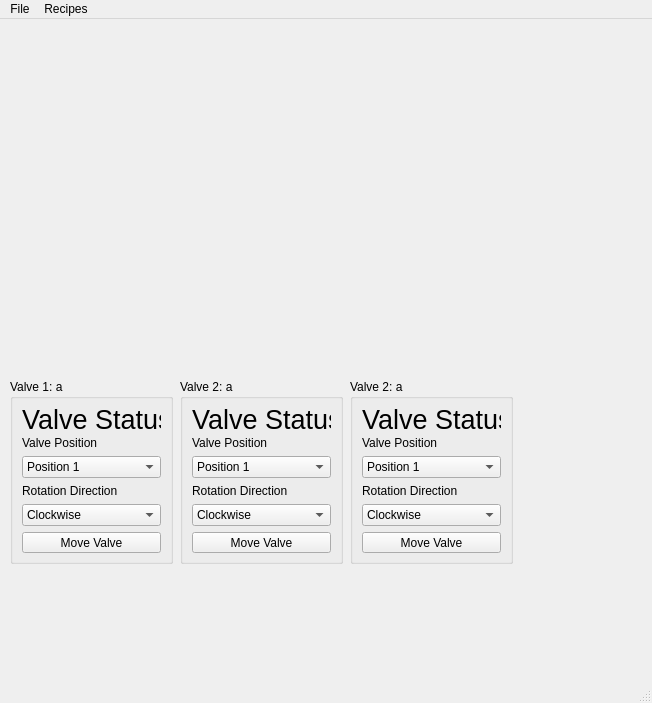
<?xml version="1.0" encoding="UTF-8"?>
<ui version="4.0">
 <class>MainWindow</class>
 <widget class="QMainWindow" name="MainWindow">
  <property name="geometry">
   <rect>
    <x>0</x>
    <y>0</y>
    <width>652</width>
    <height>703</height>
   </rect>
  </property>
  <property name="windowTitle">
   <string>MainWindow</string>
  </property>
  <widget class="QWidget" name="centralwidget">
   <widget class="QGroupBox" name="valve1Box">
    <property name="geometry">
     <rect>
      <x>10</x>
      <y>360</y>
      <width>163</width>
      <height>185</height>
     </rect>
    </property>
    <property name="title">
     <string>Valve 1: a</string>
    </property>
    <layout class="QVBoxLayout" name="verticalLayout">
     <item>
      <widget class="QLabel" name="valve1StatusLabel">
       <property name="font">
        <font>
         <pointsize>20</pointsize>
        </font>
       </property>
       <property name="text">
        <string>Valve Status</string>
       </property>
      </widget>
     </item>
     <item>
      <widget class="QLabel" name="valve1PositionLabel">
       <property name="text">
        <string>Valve Position</string>
       </property>
      </widget>
     </item>
     <item>
      <widget class="QComboBox" name="valve1desiredPosition">
       <item>
        <property name="text">
         <string>Position 1</string>
        </property>
       </item>
      </widget>
     </item>
     <item>
      <widget class="QLabel" name="valve1RotationDirection">
       <property name="text">
        <string>Rotation Direction</string>
       </property>
      </widget>
     </item>
     <item>
      <widget class="QComboBox" name="valve1desiredDirection">
       <item>
        <property name="text">
         <string>Clockwise</string>
        </property>
       </item>
       <item>
        <property name="text">
         <string>Counter Clockwise</string>
        </property>
       </item>
      </widget>
     </item>
     <item>
      <widget class="QPushButton" name="valve1Move">
       <property name="maximumSize">
        <size>
         <width>16777213</width>
         <height>16777215</height>
        </size>
       </property>
       <property name="text">
        <string>Move Valve</string>
       </property>
      </widget>
     </item>
     <item>
      <spacer name="verticalSpacer">
       <property name="orientation">
        <enum>Qt::Vertical</enum>
       </property>
       <property name="sizeHint" stdset="0">
        <size>
         <width>20</width>
         <height>40</height>
        </size>
       </property>
      </spacer>
     </item>
    </layout>
   </widget>
   <widget class="QGroupBox" name="valve2Box">
    <property name="geometry">
     <rect>
      <x>180</x>
      <y>360</y>
      <width>163</width>
      <height>185</height>
     </rect>
    </property>
    <property name="title">
     <string>Valve 2: a</string>
    </property>
    <layout class="QVBoxLayout" name="verticalLayout_2">
     <item>
      <widget class="QLabel" name="label_4">
       <property name="font">
        <font>
         <pointsize>20</pointsize>
        </font>
       </property>
       <property name="text">
        <string>Valve Status</string>
       </property>
      </widget>
     </item>
     <item>
      <widget class="QLabel" name="label_5">
       <property name="text">
        <string>Valve Position</string>
       </property>
      </widget>
     </item>
     <item>
      <widget class="QComboBox" name="comboBox_3">
       <item>
        <property name="text">
         <string>Position 1</string>
        </property>
       </item>
      </widget>
     </item>
     <item>
      <widget class="QLabel" name="label_6">
       <property name="text">
        <string>Rotation Direction</string>
       </property>
      </widget>
     </item>
     <item>
      <widget class="QComboBox" name="comboBox_4">
       <item>
        <property name="text">
         <string>Clockwise</string>
        </property>
       </item>
       <item>
        <property name="text">
         <string>Counter Clockwise</string>
        </property>
       </item>
      </widget>
     </item>
     <item>
      <widget class="QPushButton" name="pushButton_2">
       <property name="maximumSize">
        <size>
         <width>16777213</width>
         <height>16777215</height>
        </size>
       </property>
       <property name="text">
        <string>Move Valve</string>
       </property>
      </widget>
     </item>
     <item>
      <spacer name="verticalSpacer_2">
       <property name="orientation">
        <enum>Qt::Vertical</enum>
       </property>
       <property name="sizeHint" stdset="0">
        <size>
         <width>20</width>
         <height>40</height>
        </size>
       </property>
      </spacer>
     </item>
    </layout>
   </widget>
   <widget class="QGroupBox" name="valve3Box">
    <property name="geometry">
     <rect>
      <x>350</x>
      <y>360</y>
      <width>163</width>
      <height>185</height>
     </rect>
    </property>
    <property name="title">
     <string>Valve 2: a</string>
    </property>
    <layout class="QVBoxLayout" name="verticalLayout_3">
     <item>
      <widget class="QLabel" name="label_7">
       <property name="font">
        <font>
         <pointsize>20</pointsize>
        </font>
       </property>
       <property name="text">
        <string>Valve Status</string>
       </property>
      </widget>
     </item>
     <item>
      <widget class="QLabel" name="label_8">
       <property name="text">
        <string>Valve Position</string>
       </property>
      </widget>
     </item>
     <item>
      <widget class="QComboBox" name="comboBox_5">
       <item>
        <property name="text">
         <string>Position 1</string>
        </property>
       </item>
      </widget>
     </item>
     <item>
      <widget class="QLabel" name="label_9">
       <property name="text">
        <string>Rotation Direction</string>
       </property>
      </widget>
     </item>
     <item>
      <widget class="QComboBox" name="comboBox_6">
       <item>
        <property name="text">
         <string>Clockwise</string>
        </property>
       </item>
       <item>
        <property name="text">
         <string>Counter Clockwise</string>
        </property>
       </item>
      </widget>
     </item>
     <item>
      <widget class="QPushButton" name="pushButton_3">
       <property name="maximumSize">
        <size>
         <width>16777213</width>
         <height>16777215</height>
        </size>
       </property>
       <property name="text">
        <string>Move Valve</string>
       </property>
      </widget>
     </item>
     <item>
      <spacer name="verticalSpacer_3">
       <property name="orientation">
        <enum>Qt::Vertical</enum>
       </property>
       <property name="sizeHint" stdset="0">
        <size>
         <width>20</width>
         <height>40</height>
        </size>
       </property>
      </spacer>
     </item>
    </layout>
   </widget>
  </widget>
  <widget class="QMenuBar" name="menubar">
   <property name="geometry">
    <rect>
     <x>0</x>
     <y>0</y>
     <width>652</width>
     <height>21</height>
    </rect>
   </property>
   <widget class="QMenu" name="menuFile">
    <property name="title">
     <string>File</string>
    </property>
    <addaction name="actionQuit"/>
    <addaction name="actionInitialize_Hamilton"/>
   </widget>
   <widget class="QMenu" name="menuRecipes">
    <property name="title">
     <string>Recipes</string>
    </property>
    <addaction name="actionLoadXMLRecipe"/>
   </widget>
   <addaction name="menuFile"/>
   <addaction name="menuRecipes"/>
  </widget>
  <widget class="QStatusBar" name="statusbar"/>
  <action name="actionQuit">
   <property name="text">
    <string>Quit</string>
   </property>
  </action>
  <action name="actionInitialize_Hamilton">
   <property name="text">
    <string>Initialize Hamilton</string>
   </property>
  </action>
  <action name="actionLoadXMLRecipe">
   <property name="text">
    <string>Load XML Recipe</string>
   </property>
  </action>
 </widget>
 <resources/>
 <connections/>
</ui>
